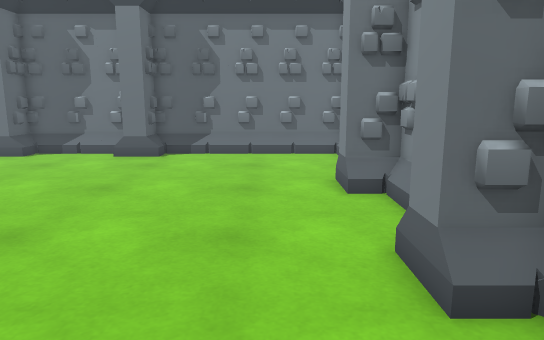
[1] (above)

12 first-person views from a walk through a 3-D level made in the Unity game engine. The camera is 1.2 m above the floor, tilts 10° down and sees 70° across. The floor is counted in squares, 0.5 m on a side. Each view is taken from the middle of a square. On the plan, view 1 faces up. The plan holds only what a view shows up to about 20 squares ahead; the rest is blank. The place goes on beyond the plan.

[2]
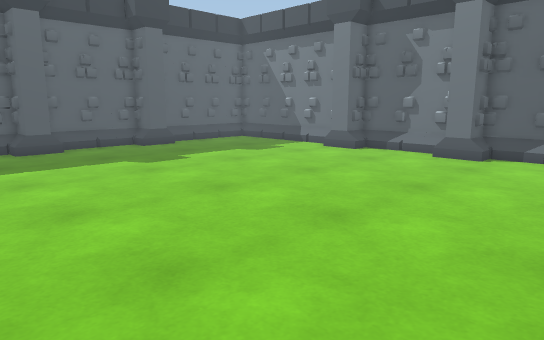

[3]
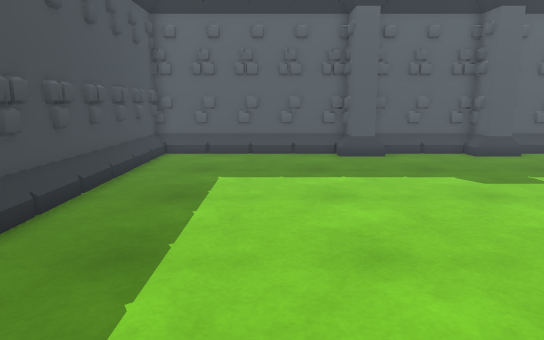

[4]
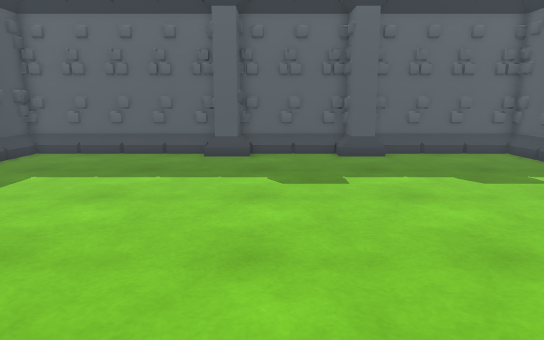

[5]
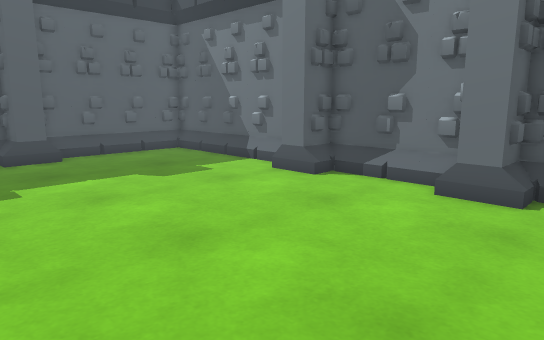

[6]
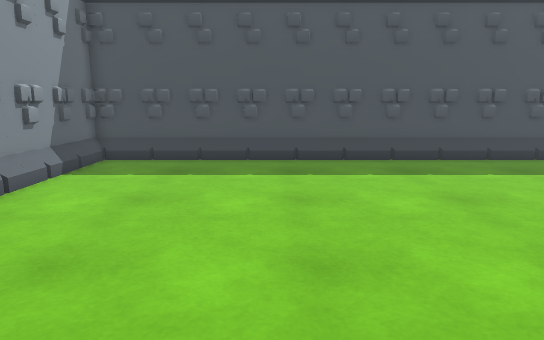

[7]
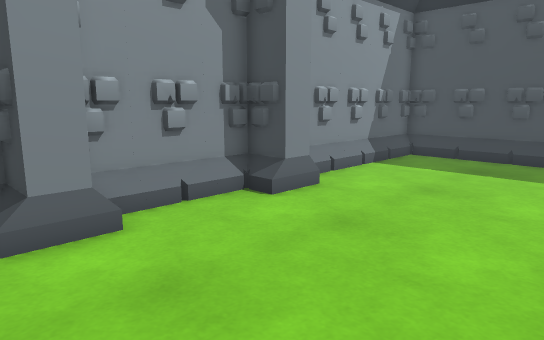

[8]
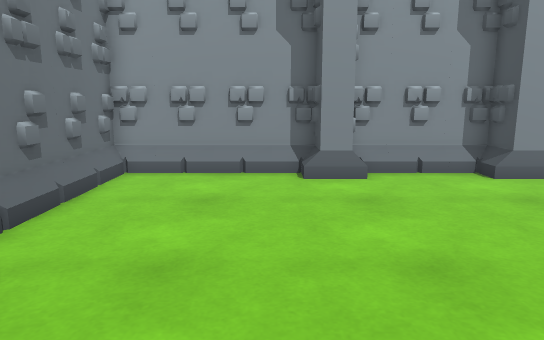

[9]
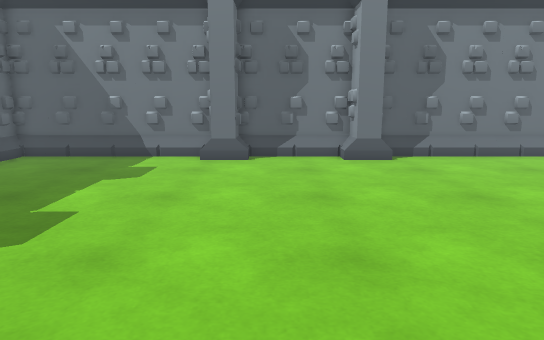

[10]
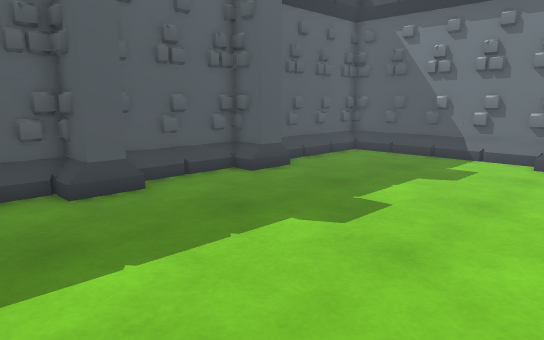

[11]
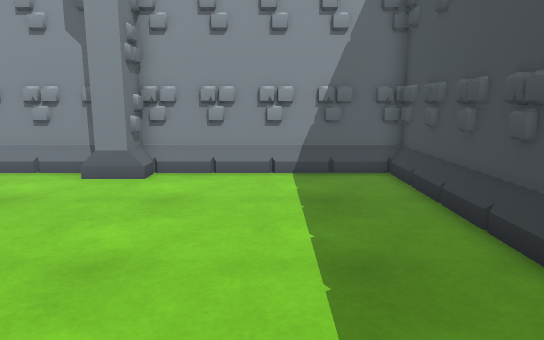

[12]
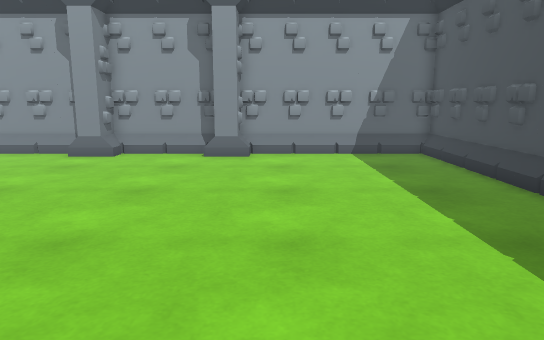

### Floor plan
Key: @ floor where view 1 was taken; # wall or solid block; . floor; / step, stairs or slope.
Columns run from 22 left of view 1 to 3 right of it. Each row starts with its distance up from view 1.
 19 ##########################
 18 ##///////###...###///////#
 17 #/.......##....##/.......#
 16 #/.......................#
 15 #/.......................#
 14 #/.......................#
 13 #/.......................#
 12 ###.....................##
 11 ###.....................##
 10 ##.......................#
  9 #........................#
  8 #........................#
  7 #........................#
  6 ###.....................##
  5 ###.....................##
  4 ##/......................#
  3 #/.......................#
  2 #/.......................#
  1 #/.......................#
  0 #/....................@..#
 -1 #/.......................#
 -2 #/.......................#
 -3 #/.......................#
 -4 ##########################

Positions as (right, up) in squares from view 1, and headings:
1: (0, 0), facing up
2: (0, 0), facing up-left
3: (-3, 1), facing left
4: (-3, 7), facing left
5: (-3, 7), facing up-left
6: (-4, 12), facing down
7: (-5, 13), facing down-right
8: (-10, 13), facing right
9: (-10, 1), facing up
10: (-10, 1), facing up-left
11: (-10, 0), facing right
12: (-15, 3), facing right
